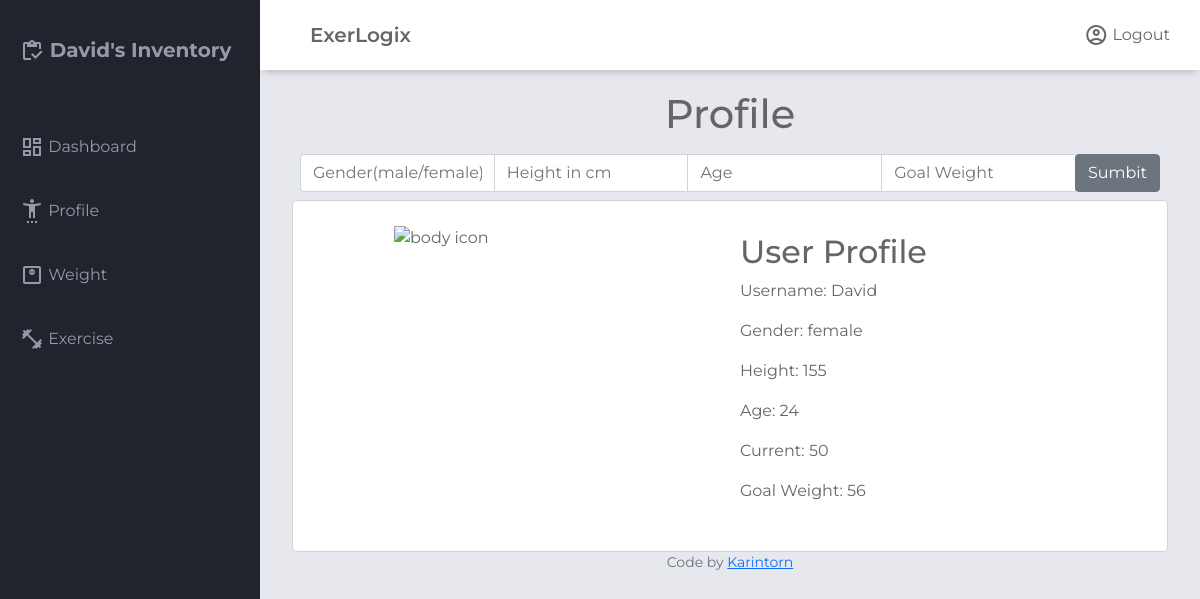
Screenshot of /profile (signed in) with the database file from the repository.
### tables this page shows
CREATE TABLE users (
    id INTEGER PRIMARY KEY AUTOINCREMENT NOT NULL,
    username TEXT NOT NULL,
    hash TEXT NOT NULL
);

CREATE TABLE userdetails (
    id INTEGER PRIMARY KEY AUTOINCREMENT NOT NULL,
    user_id INTEGER NOT NULL,
    gender TEXT NOT NULL,
    height INTEGER NOT NULL,
    age INTEGER NOT NULL,
    goalweight DECIMAL NOT NULL,
    FOREIGN KEY (user_id) REFERENCES users(id)
);

CREATE TABLE weightlogs (
    id INTEGER PRIMARY KEY AUTOINCREMENT NOT NULL,
    user_id INTEGER NOT NULL,
    weight DECIMAL NOT NULL,
    timestamp DATETIME DEFAULT CURRENT_TIMESTAMP,
    FOREIGN KEY (user_id) REFERENCES users(id)
);

### app.py (the view, shortened to what this page needs)
@app.route("/profile", methods=["GET","POST"])
@login_required
def profile():
    username = db.execute(
        "SELECT username FROM users WHERE id= :user_id", user_id=session["user_id"]
    )[0]
    current_weight= db.execute("SELECT weight FROM weightlogs WHERE user_id = :user_id ORDER BY timestamp DESC LIMIT 1", user_id =session["user_id"])
    profilelist = db.execute("SELECT * FROM userdetails WHERE user_id=:user_id", user_id=session["user_id"])
    return render_template("profile.html",username=username, profilelist=profilelist, current_weight=current_weight)

### app.py (called while the page is built)
@app.after_request
def after_request(response):
    response.headers["Cache-Control"] = "no-cache, no-store, must-revalidate"
    response.headers["Expires"] = 0
    response.headers["Pragma"] = "no-cache"
    return response

### helper.py (called while the page is built)
def login_required(f):
    @wraps(f)
    def decorated_function(*args, **kwargs):
        if session.get("user_id") is None:
            return redirect("/login")
        return f(*args, **kwargs)
    return decorated_function

### templates/profile.html (shortened to what this page needs)
{% extends "layout.html" %}
{% block username %}{{username.username}}{% endblock %}
{% block main1 %}
<div class="container-fluid">
    <h1 style="text-align: center">Profile</h1>
    <form class="p-2" action="/profile" method="post">
        <div class="input-group">
        <input type="text" name="gender" class="form-control" placeholder="Gender(male/female)">
        <input type="text" name="height" class="form-control" placeholder="Height in cm">
        <input type="text" name="age" class="form-control" placeholder="Age">
        <input type="text" name="goalweight" class="form-control" placeholder="Goal Weight">
        <br>
        <div class="input-group-append">
            <button type="submit" class="btn btn-secondary">Sumbit</button>
        </div>
        </div>
    </form>
</div>
<div class="container-fluid">
    <div class="profile main-title">
        <div class="image-container">
            <img class="image" src="https://thenounproject.com/api/private/icons/4777292/edit/?backgroundShape=SQUARE&backgroundShapeColor=%23000000&backgroundShapeOpacity=0&exportSize=752&flipX=false&flipY=false&foregroundColor=%23000000&foregroundOpacity=1&imageFormat=png&rotation=0" alt="body icon" width="250" height="300">
        </div>
        {% if not current_weight and not profilelist %}
            <div class="profile-info">
                <h2>User Profile</h2>
                <p>Username: {{username.username}}</p>
                <p>Gender: -</p>
                <p>Height: -</p>
                <p>Age: -</p>
                <p>Current: -</p>
                <p>Goal Weight: -</p>
            </div>
        {% else %}
            <div class="profile-info">
                <h2>User Profile</h2>
                <p>Username: {{username.username}}</p>
                <p>Gender: {{profilelist[0].gender}}</p>
                <p>Height: {{profilelist[0].height}}</p>
                <p>Age: {{profilelist[0].age}}</p>
                <p>Current: {{current_weight[0].weight}}</p>
                <p>Goal Weight: {{profilelist[0].goalweight}}</p>
            </div>
        {% endif %}
    </div>
</div>
{% endblock %}

### static/styles.css (style rules this page uses)
#body-session { margin: 0; padding: 0; box-sizing: border-box; background-color: #e6e8ed; color: #666666; font-family: "Montserrat", sans-serif; }
.main-title { justify-content: space-between; }
.profile { background-color: #ffffff; padding: 25px; box-sizing: border-box; border: 1px solid #d2d2d3; border-radius: 5px; display: grid; grid-template-columns: 1fr 1fr; gap: 20px; align-items: center; justify-content: center; }
.image-container { display: flex; justify-content: center; align-items: center; }
.image { max-width: 100%; max-height: 100%; }
.profile-info { text-align: left; }

### rows the page displays
users: username "David"
userdetails: gender "female", height "155", age "24", goalweight "56"
weightlogs: weight "50"
